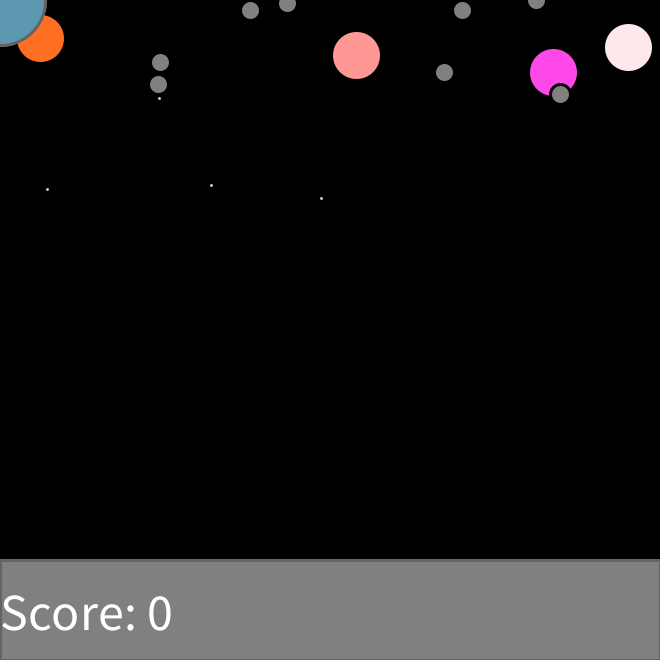
Frame 1 (no input)
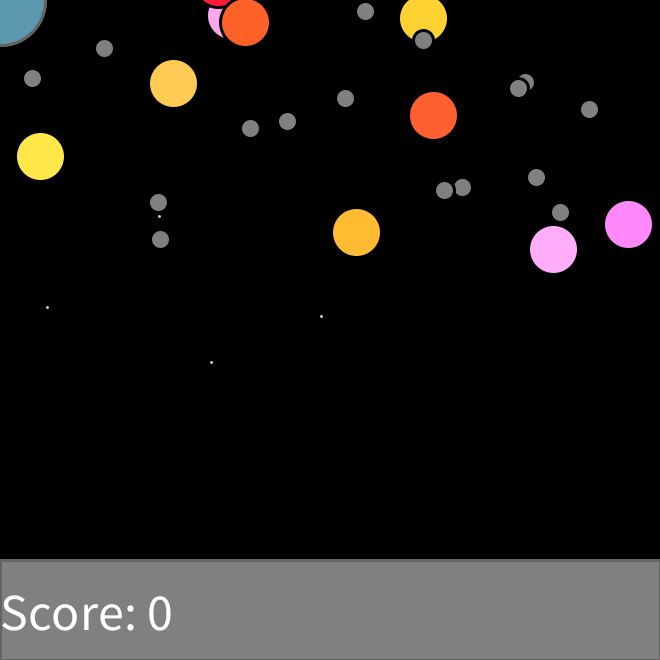
Frame 60 (the mouse pressed at the canvas centre just before this capture)
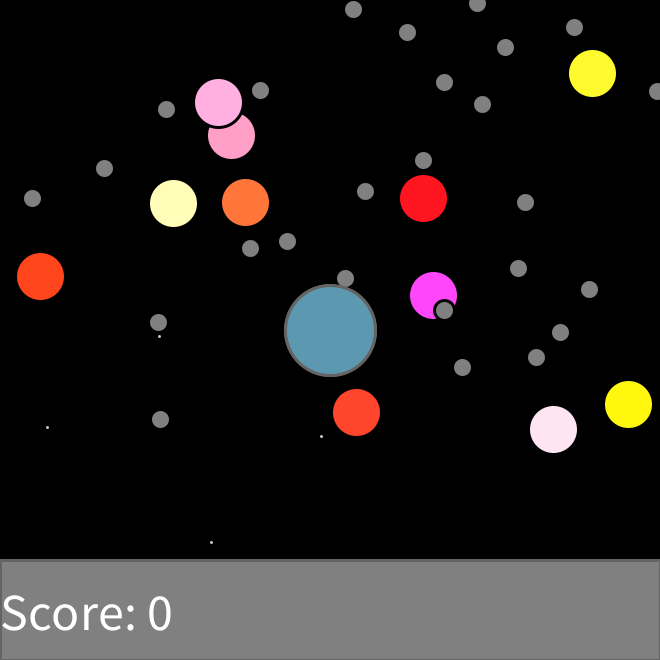
Frame 120 (the mouse held since frame 60 and released just before this capture)

The Processing sketch that drew these frames (run headless with seeded random() and noise(); from frame 60 on, the mouse is pressed at the canvas centre):

// Processing sketch: Planet_2
// ── Planet_2.pde
Planet p1;
Star[] s = new Star[1000];
Rock[] r = new Rock[100];
int missed;
int score;
color bg;

void show () {
  fill(255);
}

void setup () {
  size(660, 660);
  background(0);
  fill(random(255), random(0, 255), random(255, 0));

  score = 0;
  missed = 0;
  //bg = color(random(255,0),random(0,255),random(255));

  for (int i = 0; i<s.length; i++) {
    s[i] = new Star(int(random(width)), int(random(-10000, 1000)), int(random(3, 5)));
  }
  for (int i = 0; i<r.length; i++) {
    r[i] = new Rock(int(random(width)), int(random(-1000, 100)), 20, 20, int(random(2, 4)));
  }
}

void display() {
  fill(128);
  rect(0, 560, 660, 100);
  fill(255);
  textSize(52);
  text("Score: " +score, 0, 630);
}

void gameEnd() {
  background(122);
  fill(66);
  rect(5, 5, width-10, height-10);
  textSize(100);
  fill(random(0, 255), random(255, 0), random(255));
  text("Game Over", 40, 320);
  textSize(40);
  fill(222);
  text("Final Score: " + score, 70, 390);
  noLoop();
}

void draw() {
  background(0);
  fill(216, 170, 167);
  p1 = new Planet(mouseX, mouseY, 20, 20, 11);
  p1.display();
  display();
 

  for (int i=0; i<r.length; i++) {
    s[i].display();
    s[i].y += r[i].speed;
    if (r[i].y > 1000) {
      r[i].op = false;
      missed++;
    } 
    if (r[i].y > 600) {
      r[i].op = false;
      missed++;
    }
  }

  for (int i=0; i<r.length; i++) {
    r[i].display();
    r[i].y += r[i].speed;
    if (s[i].destroy(p1.px1, p1.py1, p1.w, p1.h)) {
      score++;
    }
  }
  p1.display();
  if (keyPressed) {
    if (key == ' ') {
      p1.eat();


      for (int i=0; i<r.length; i++) {

        if (p1.x > r[i].x-r[i].w/2 &&    
          p1.x < r[i].x+r[i].w/2 &&      
          p1.py > r[i].y-190 &&       
          p1.py < r[i].y+r[i].h+10) {  
          r[i].op=false;
          if (r[i].bigRock) {
          }
        }
      }
    }
  }
} 
// ── Planet.pde
class Planet {
  String name;
  int x, y, w, h, px, py,px1,py1;
  int speed ;
  boolean vis ;
 



  Planet(int x, int y, int w, int h, int speed) {
    this.x=x;
    this.y=y;
    this.w=w;
    this.h=h;
    this.speed=speed;
    px = 0;
    py = 0;
   
 vis = true;  }
  void display () {
    if (vis) {
      stroke(100);
      strokeWeight(3);
      fill(92, 153, 177);
      ellipse(x, y, 90, 90);
    } else {
      x = -1000;
      y=- 1000;
      w=0;
      h=0;
      speed = 0;
    }
  }

  
boolean destroy(int px, int py, int pw, int ph ) {
    boolean destroyed = false;
    if (px-(pw/2) >= x-(w/2) && 
      px+(pw/2) <= x+(w/2) && 
      py-(ph/2) >= y-(h/2) && 
      py+(ph/2) <= y+(h/2)) {
      vis = false;
      destroyed = true;
      speed = 0;
      x = -100;
      y = -100;
      w = 0;
      h = 0;
    }
    return destroyed;
  }
  void eat() {
    noStroke();
    for (int i=0; i<200; i++) {
      px = x;
      px1=x;
      py1=y;
      py = y;
      fill(255);
      ellipse(x, y-20-i, 2, 2);
      px+=i;
      py-=i;
    }
  }
  void flyYUp() {
    y-=speed;
  }
  void flyYDown() {
    y+=speed;
  }
  void flyXRight() {
    x+=speed;
  }
  void flyXLeft() {
    x-=speed;
  }
}
// ── Rock.pde

class Rock {
 int x,y,w,h,speed;
  boolean bigRock;
  boolean op;
  float r;
  boolean vis;
  boolean destroy;

  Rock(int x, int y, int w, int h, int speed) {
    float r = random(10);
    this.x = x;
    this.y = y;
    if (r>7) {
      bigRock = true;
      this.w = w+int(random(50,100));
      this.h = h+int(random(50,100));
    } else {
      bigRock = false;
    this.w = w;
      this.h = h;
    }
    this.speed = speed;
    op = true;
   
  }

  void display() {
    if (op) {
      if (bigRock) { // big Rock
       stroke(0);
        fill(random(255,0),random(0,255),random(255));
        ellipseMode(CENTER);
     ellipse(x, y, 50, 50);
      } else {
        stroke(0);
      fill(128);
        ellipseMode(CENTER);
       ellipse(x, y, 20, 20);
      }
    } else {
      x = 0;
      y = 0;
      w = 0;
      h = 0;
    speed = 0;
    }
  }
   boolean destroy(int px, int py, int pw, int ph ) {
    boolean destroyed = false;
    if (px-(pw/2) >= x-(w/2) && 
      px+(pw/2) <= x+(w/2) && 
      py-(ph/2) >= y-(h/2) && 
      py+(ph/2) <= y+(h/2)) {
      vis = false;
      destroyed = true;
      speed = 0;
      x = -1000;
      y = -1000;
      w = 0;
      h = 0;
    }
    return destroyed;
  }
}
// ── Star.pde
class Star {
  int x, y, w,h,speed;
  boolean bigStar;
  float s;
boolean vis;
boolean destroy;

  Star(int x, int y, int speed) {
    float r = random(100);
      this.x = x;
    this.y = y;
    if (r>7) {
      bigStar = true;
      strokeWeight(random(3, 5));
    } else {
      bigStar = false;
      strokeWeight(1);
    }
    this.speed = speed;
  }

  void display() {
    if (bigStar) { 
      stroke(200);
      point(x, y);
    } else {
      stroke(200);
    }
  }
  boolean destroy(int px, int py, int pw, int ph ) {
    boolean destroyed = false;
    if (px-(pw/2) >= x-(w/2) && 
      px+(pw/2) <= x+(w/2) && 
      py-(ph/2) >= y-(h/2) && 
      py+(ph/2) <= y+(h/2)) {
      vis = false;
      destroyed = true;
      speed = 0;
      x = -1000;
      y = -1000;
      w = 0;
      h = 0;
    }
    return destroyed;
  }
}  
